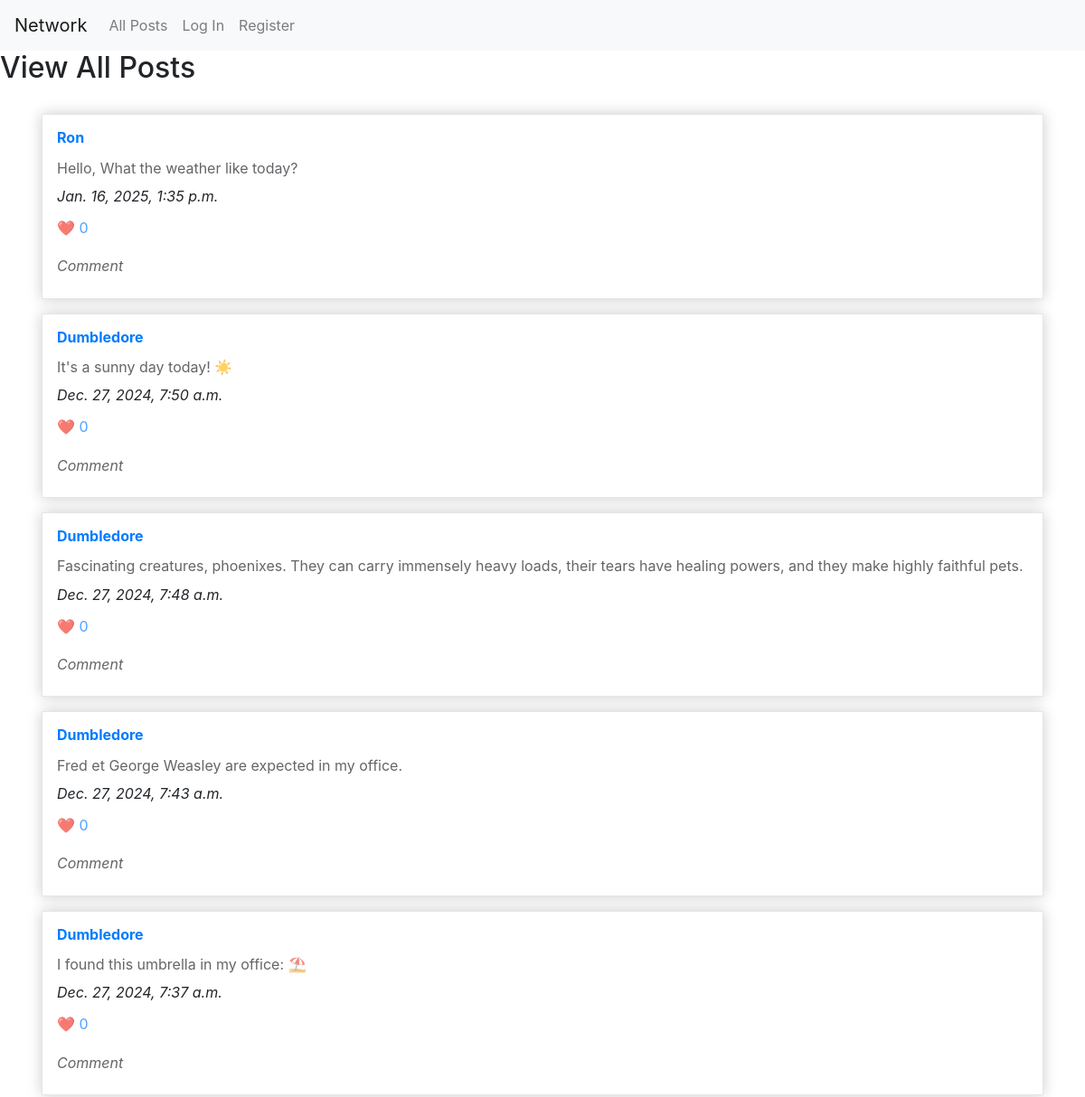
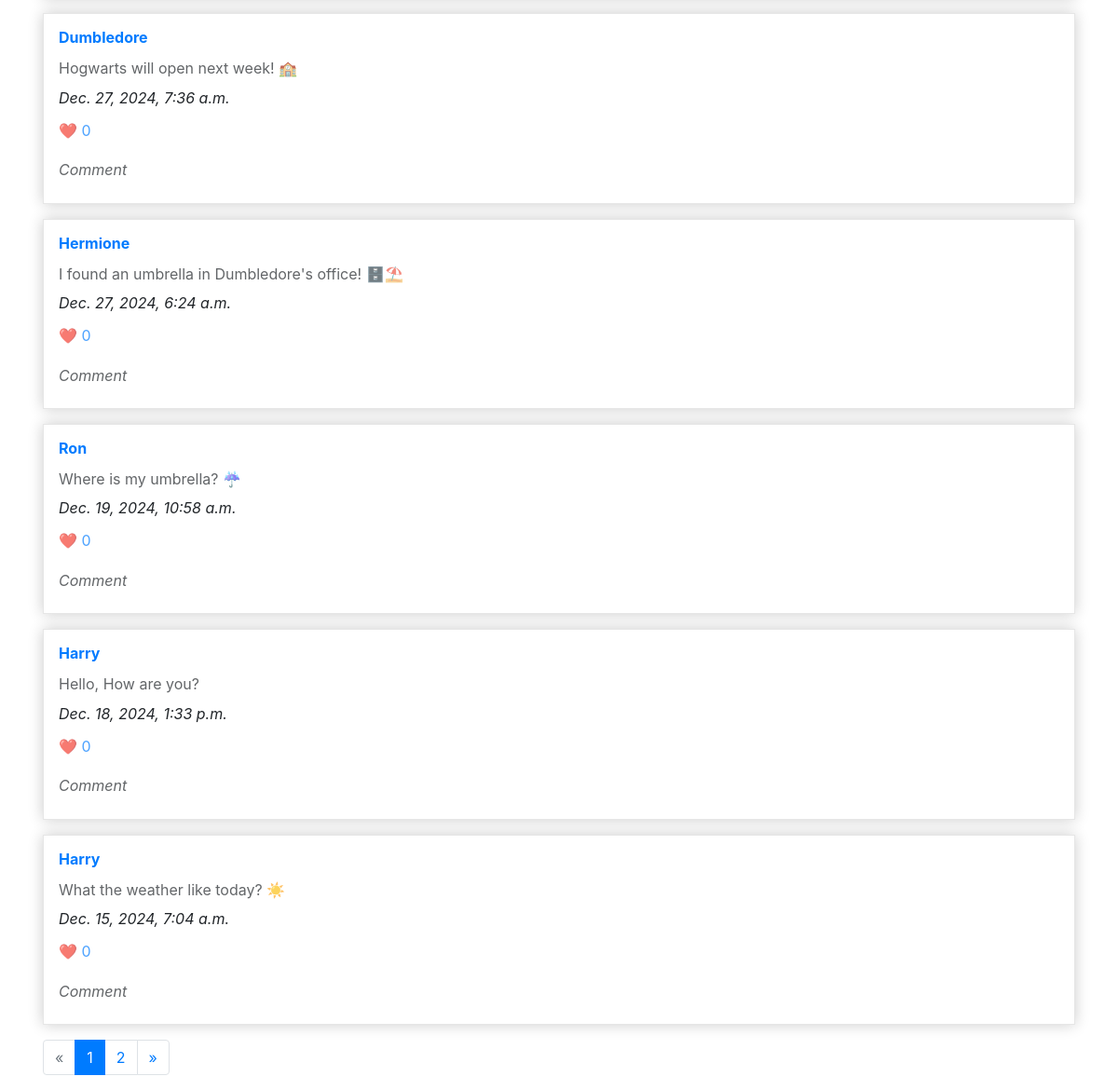
The app's page /, older data (2 pictures, top to bottom).
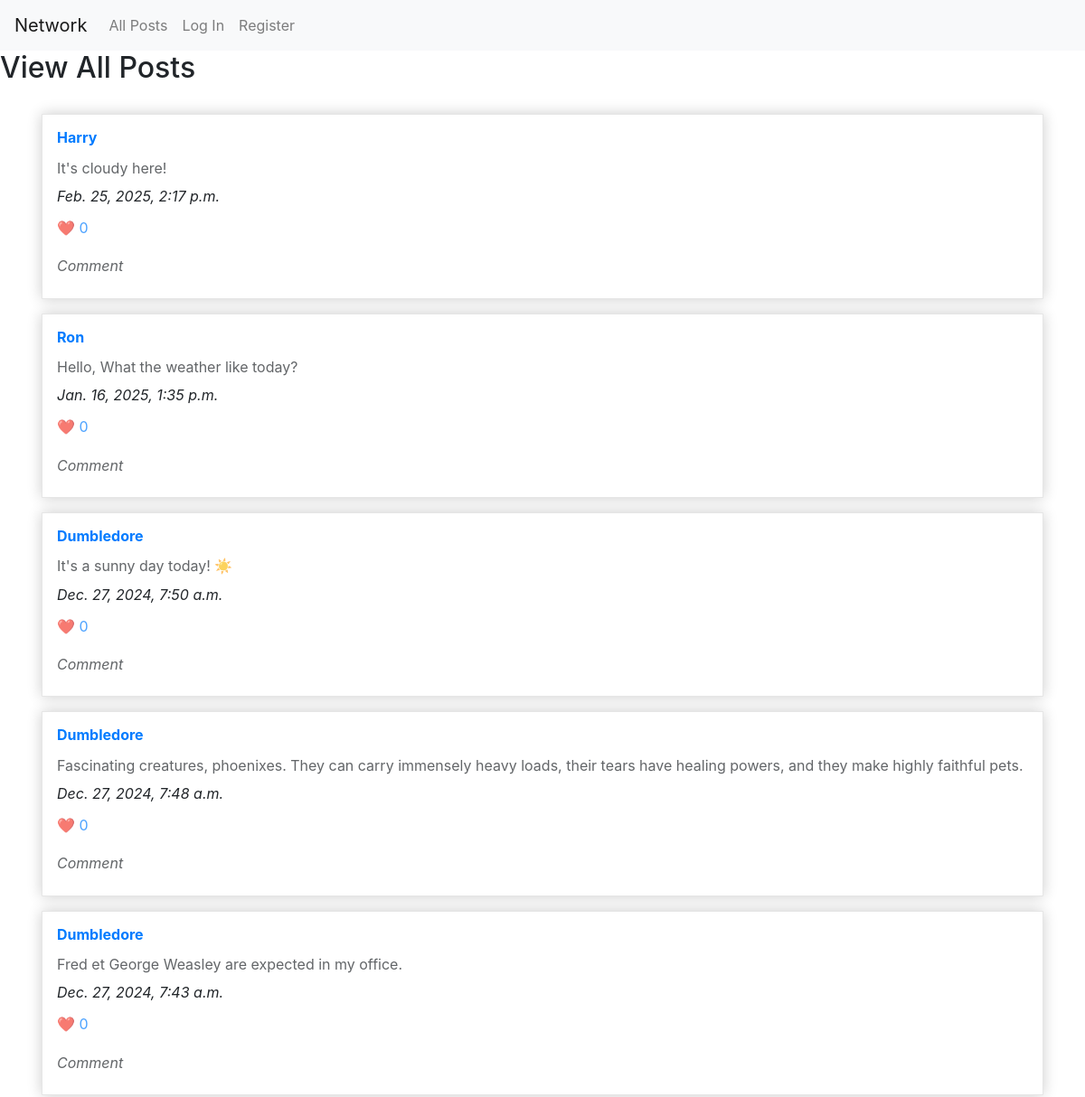
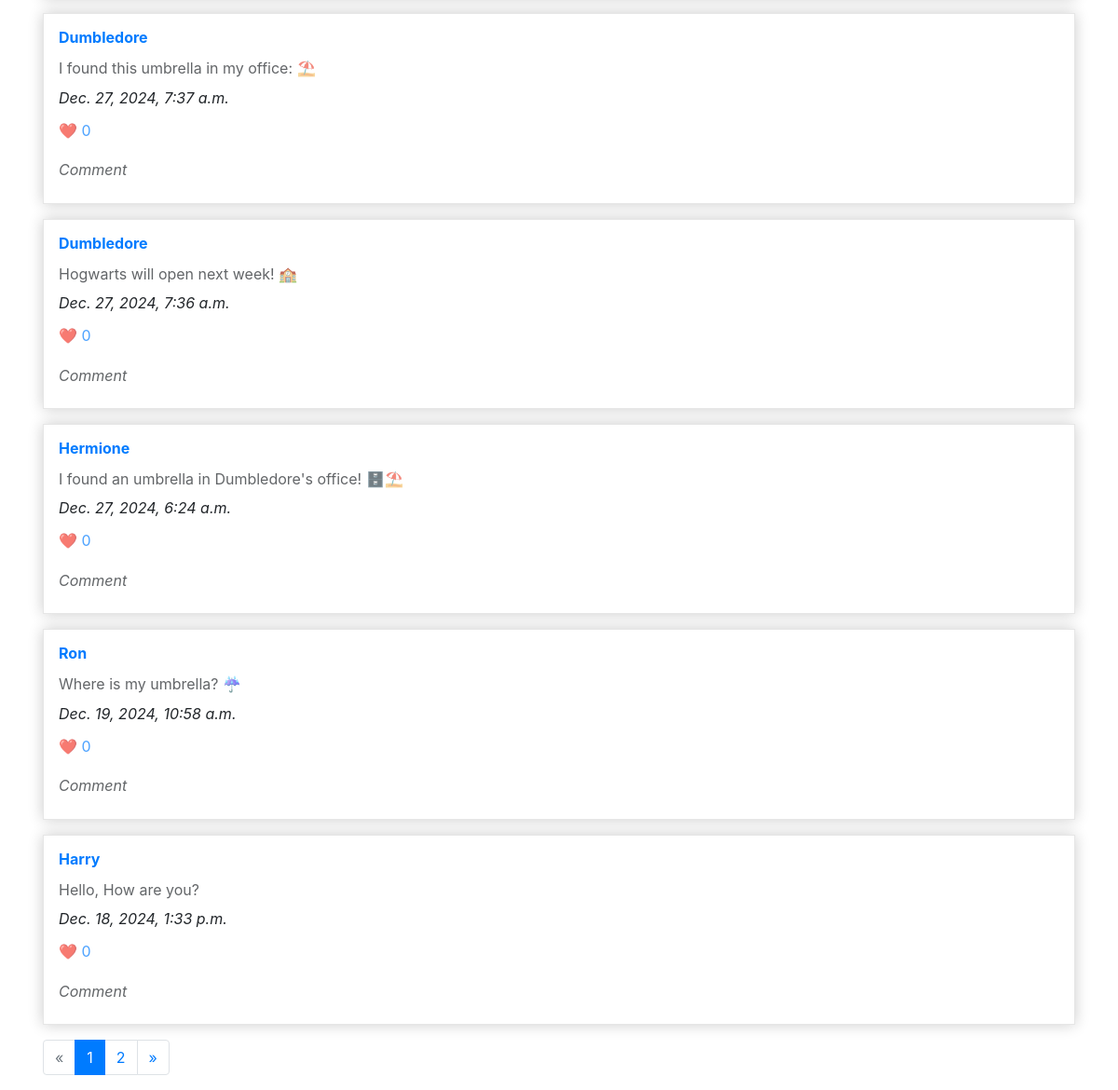
The same page, newer data (2 pictures, top to bottom).
### network/models.py (models this page shows)
class Post(models.Model):
    user = models.ForeignKey("User", on_delete=models.CASCADE, related_name="posts")
    content = models.TextField()
    date = models.DateTimeField(auto_now_add=True)
    likes = models.ManyToManyField("User", related_name="liked_posts", blank=True)
    like = models.IntegerField(blank=True, null=True)

class User(AbstractUser):
    pass

### network/views.py (the view)
# urls.py: path("", views.index, name="index"),
def index(request):
    posts = Post.objects.all().filter().order_by("-date")
    posts = Paginator(posts, 10)
    page_number = request.GET.get('page')
    posts = posts.get_page(page_number)
    current_user = request.user
    return render(request, "network/index.html", {
        "posts": posts,
        "current_user": current_user
    })

### network/templates/network/index.html (shortened to what this page needs)
{% extends "network/layout.html" %}
{% load static %}
{% block body %}
  <h2>View All Posts</h2>
  <div class="container">
      {% for post in posts %}
        <div class="card-post">
          <h3><a href="{% url 'profile' post.user %}">{{post.user}}</a></h3>
          <p>
            {{ post.content }}
          </p>
          <i>{{post.date}}</i>
          <a href="{% url 'like' post.id %}"><p>❤️ {{ post.like }}</p></a>
          <p><i>Comment</i></p>
        </div>
      {% endfor %}
      <nav aria-label="Page navigation example">
        <ul class="pagination">
          {% if posts.has_previous %}
            <li class="page-item">
              <a class="page-link" href="?page={{ posts.previous_page_number }}" aria-label="Previous">
                <span aria-hidden="true">&laquo;</span>
              </a>
            </li>
          {% else %}
            <li class="page-item disabled">
              <a class="page-link" href="#" aria-label="Previous">
                <span aria-hidden="true">&laquo;</span>
              </a>
            </li>
          {% endif %}
          {% for num in posts.paginator.page_range %}
            {% if posts.number == num %}
              <li class="page-item active"><a class="page-link" href="#">{{ num }}</a></li>
            {% elif num > posts.number|add:'-3' and num < posts.number|add:'3' %}
              <li class="page-item"><a class="page-link" href="?page={{ num }}">{{ num }}</a></li>
            {% endif %}
          {% endfor %}
          {% if posts.has_next %}
            <li class="page-item">
              <a class="page-link" href="?page={{ posts.next_page_number }}" aria-label="Next">
                <span aria-hidden="true">&raquo;</span>
              </a>
            </li>
          {% else %}
            <li class="page-item disabled">
              <a class="page-link" href="#" aria-label="Next">
                <span aria-hidden="true">&raquo;</span>
              </a>
            </li>
          {% endif %}
        </ul>
      </nav>
    </div>
  </div>
{% endblock %}

Row changes from the older to the newer data that the page shows:
no longer on this page (row unchanged): Post: user "Harry", content "What the weather like today? ☀️", date "Dec. 15, 2024, 7:04 a.m.", like "0"
added Post: user "Harry", content "It's cloudy here!", date "Feb. 25, 2025, 2:17 p.m.", like "0"
